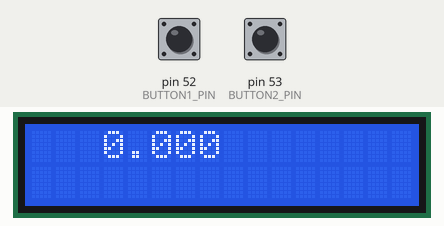
Recording of a sketch running on a simulated Arduino Mega 2560, built with avr-gcc and run on an emulated ATmega2560. Shown: 16×2 character LCD. The inputs (shaded band) are chosen by the test bench; at power-on: pin 52 (BUTTON1_PIN) HIGH, pin 53 (BUTTON2_PIN) HIGH.

Above: at 1.2 s.
1.3 s: pin 52 (BUTTON1_PIN) pulled LOW for 1 s
At 1.76 s:
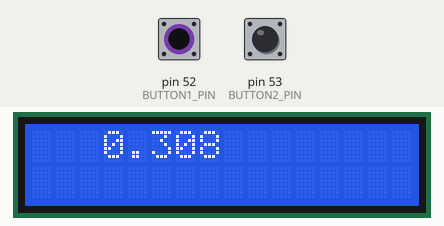
At 2.8 s:
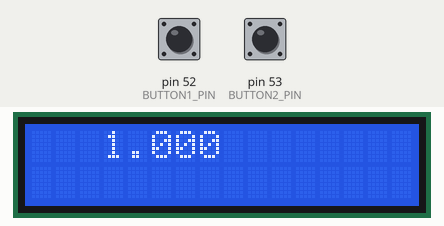
Timing chart, 0 to 4.3 s (numbered marks = the images above; inputs shaded):
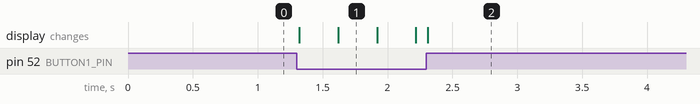

The sketch:

timer.ino
```cpp
#include <Wire.h>
#include <LiquidCrystal_I2C.h>

LiquidCrystal_I2C lcd(0x27, 16, 2);

const int BUTTON1_PIN = 52;
const int BUTTON2_PIN = 53;

bool pressed(bool direction) {
  static int debounceTime = 0;
  static bool lastState = false;
  static bool held = false;
  bool reading = digitalRead(BUTTON2_PIN) == HIGH && digitalRead(BUTTON1_PIN) == HIGH;

  bool ret = false;

  if (millis() - debounceTime > 50) {
    if (reading == direction) {
      ret = held ^ direction;
    }
    held = reading;
  }

  if (lastState != reading) {
    debounceTime = millis();
  }
  lastState = reading;
  return ret;
}

void setup() {
  //start serial connection
  Serial.begin(9600);
  lcd.begin();

  // Turn on the blacklight and print a message.
  lcd.backlight();
  //configure pin 2 as an input and enable the internal pull-up resistor
  pinMode(BUTTON1_PIN, INPUT_PULLUP);
  pinMode(BUTTON2_PIN, INPUT_PULLUP);
}

void loop() {
  static unsigned long lastTime;
  static float time;
  static bool running = false;
  static int count = 1;
  if (running) {
    time = (millis() - lastTime) / 1000.;
    // End timer
    if (pressed(true)) {
      running = false;
      count = 2;
    }
  } else {
    if (pressed(false)) {
      // Start timer
      count--;
      if (count == 0) {
        lastTime = millis();
        running = true;
        count = 2;
      }
    }
  }
  char buffer[100];
  dtostrf(time, 8, 3, buffer);
  lcd.setCursor(0, 0);
  lcd.print(buffer);
}
```

Measured:
- after the input at 1.3 s, the display: first changes at once (image 1 shows a later state)
